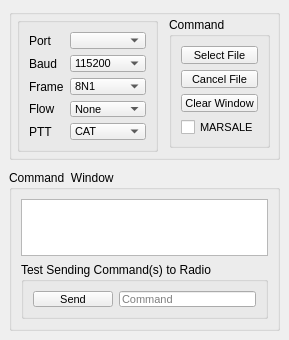
    <widget class="QWidget" name="tabRadio">
     <attribute name="title">
      <string>Radio Ctrl</string>
     </attribute>
     <widget class="QGroupBox" name="groupBoxRadioSettings">
      <property name="geometry">
       <rect>
        <x>9</x>
        <y>9</y>
        <width>271</width>
        <height>151</height>
       </rect>
      </property>
      <property name="title">
       <string/>
      </property>
      <widget class="QGroupBox" name="groupBoxCOMPort">
       <property name="geometry">
        <rect>
         <x>8</x>
         <y>8</y>
         <width>141</width>
         <height>135</height>
        </rect>
       </property>
       <property name="title">
        <string/>
       </property>
       <layout class="QFormLayout" name="formLayout">
        <item row="0" column="0">
         <widget class="QLabel" name="labelComPort">
          <property name="text">
           <string>Port</string>
          </property>
         </widget>
        </item>
        <item row="0" column="1">
         <widget class="QComboBox" name="comboBoxRadioControlPort">
          <property name="font">
           <font>
            <family>Arial</family>
            <pointsize>8</pointsize>
           </font>
          </property>
          <item>
           <property name="text">
            <string/>
           </property>
          </item>
         </widget>
        </item>
        <item row="1" column="0">
         <widget class="QLabel" name="labelCatPortBaudRate">
          <property name="text">
           <string>Baud </string>
          </property>
         </widget>
        </item>
        <item row="1" column="1">
         <widget class="QComboBox" name="comboBoxRadioControlPortBaudRate">
          <property name="font">
           <font>
            <family>Arial</family>
            <pointsize>8</pointsize>
           </font>
          </property>
          <item>
           <property name="text">
            <string>115200</string>
           </property>
          </item>
          <item>
           <property name="text">
            <string>57600</string>
           </property>
          </item>
          <item>
           <property name="text">
            <string>38400</string>
           </property>
          </item>
          <item>
           <property name="text">
            <string>19200</string>
           </property>
          </item>
          <item>
           <property name="text">
            <string>9600</string>
           </property>
          </item>
         </widget>
        </item>
        <item row="2" column="0">
         <widget class="QLabel" name="label_3">
          <property name="text">
           <string>Frame</string>
          </property>
         </widget>
        </item>
        <item row="2" column="1">
         <widget class="QComboBox" name="comboBoxRadioControlPortFraming">
          <property name="font">
           <font>
            <family>Arial</family>
            <pointsize>8</pointsize>
           </font>
          </property>
          <item>
           <property name="text">
            <string>8N1</string>
           </property>
          </item>
          <item>
           <property name="text">
            <string>8N2</string>
           </property>
          </item>
          <item>
           <property name="text">
            <string>8O1</string>
           </property>
          </item>
          <item>
           <property name="text">
            <string>8O2</string>
           </property>
          </item>
          <item>
           <property name="text">
            <string>7E1</string>
           </property>
          </item>
          <item>
           <property name="text">
            <string>7E2</string>
           </property>
          </item>
          <item>
           <property name="text">
            <string>7O1</string>
           </property>
          </item>
          <item>
           <property name="text">
            <string>7O2</string>
           </property>
          </item>
          <item>
           <property name="text">
            <string>New Item</string>
           </property>
          </item>
         </widget>
        </item>
        <item row="4" column="0">
         <widget class="QLabel" name="labelFlowControl">
          <property name="text">
           <string>Flow</string>
          </property>
         </widget>
        </item>
        <item row="4" column="1">
         <widget class="QComboBox" name="comboBoxRadioControlPortFlowControl">
          <property name="font">
           <font>
            <family>Arial</family>
            <pointsize>8</pointsize>
           </font>
          </property>
          <item>
           <property name="text">
            <string>None</string>
           </property>
          </item>
          <item>
           <property name="text">
            <string>RTS/CTS</string>
           </property>
          </item>
          <item>
           <property name="text">
            <string>XON/XOFF</string>
           </property>
          </item>
         </widget>
        </item>
        <item row="6" column="0">
         <widget class="QLabel" name="labelPtt">
          <property name="text">
           <string>PTT</string>
          </property>
         </widget>
        </item>
        <item row="6" column="1">
         <widget class="QComboBox" name="comboBoxRadioControlPortPtt">
          <property name="font">
           <font>
            <family>Arial</family>
            <pointsize>8</pointsize>
           </font>
          </property>
          <item>
           <property name="text">
            <string>CAT</string>
           </property>
          </item>
          <item>
           <property name="text">
            <string>RTS</string>
           </property>
          </item>
          <item>
           <property name="text">
            <string>DTR</string>
           </property>
          </item>
          <item>
           <property name="text">
            <string>EXT</string>
           </property>
          </item>
         </widget>
        </item>
       </layout>
      </widget>
      <widget class="QGroupBox" name="groupBoxCommands">
       <property name="geometry">
        <rect>
         <x>160</x>
         <y>8</y>
         <width>101</width>
         <height>131</height>
        </rect>
       </property>
       <property name="title">
        <string>Command</string>
       </property>
       <layout class="QVBoxLayout" name="verticalLayout_11">
        <item>
         <widget class="QPushButton" name="pushButtonSelectRadioCommandFile">
          <property name="font">
           <font>
            <family>Arial</family>
            <pointsize>8</pointsize>
           </font>
          </property>
          <property name="text">
           <string>Select File</string>
          </property>
         </widget>
        </item>
        <item>
         <widget class="QPushButton" name="pushButtonCancelCommandFile">
          <property name="font">
           <font>
            <family>Arial</family>
            <pointsize>8</pointsize>
           </font>
          </property>
          <property name="toolTip">
           <string>If you do not use CAT commands, do not select a radio command file.
If you selected one to view it and decide not to use it, click this Cancel
Command File button to clear/deselect it.</string>
          </property>
          <property name="text">
           <string>Cancel File</string>
          </property>
         </widget>
        </item>
        <item>
         <widget class="QPushButton" name="pushButtonClearCommandWindow">
          <property name="font">
           <font>
            <family>Arial</family>
            <pointsize>8</pointsize>
           </font>
          </property>
          <property name="text">
           <string>Clear Window</string>
          </property>
         </widget>
        </item>
        <item>
         <widget class="QCheckBox" name="checkBoxMarsAle">
          <property name="font">
           <font>
            <family>Arial</family>
            <pointsize>8</pointsize>
           </font>
          </property>
          <property name="toolTip">
           <string>&lt;html&gt;&lt;head/&gt;&lt;body&gt;&lt;p&gt;When you use AF-DM and CAT PTT with MARSALE running,&lt;/p&gt;&lt;p&gt;check this box to prevent AF-DM from changing the settings&lt;/p&gt;&lt;p&gt;MARSALE applied to the radio. &lt;/p&gt;&lt;p&gt;&lt;br/&gt;&lt;/p&gt;&lt;p&gt;If checked, only the PTTOn and PTTOff commands will be used&lt;/p&gt;&lt;p&gt;from the AF-DM command file..&lt;/p&gt;&lt;p&gt;Transmit and receive settings will not be changed, not interfering&lt;/p&gt;&lt;p&gt;with those set by MARSALE.&lt;/p&gt;&lt;p&gt;&lt;br/&gt;&lt;/p&gt;&lt;p&gt;Uncheck this box when operating without MARSALE, to let AF-DM&lt;/p&gt;&lt;p&gt;set up the radio.&lt;/p&gt;&lt;/body&gt;&lt;/html&gt;</string>
          </property>
          <property name="text">
           <string>MARSALE</string>
          </property>
         </widget>
        </item>
       </layout>
      </widget>
     </widget>
     <widget class="QGroupBox" name="groupBoxRadioCommands">
      <property name="geometry">
       <rect>
        <x>9</x>
        <y>170</y>
        <width>271</width>
        <height>161</height>
       </rect>
      </property>
      <property name="title">
       <string>Command  Window</string>
      </property>
      <layout class="QVBoxLayout" name="verticalLayout_12">
       <item>
        <widget class="QPlainTextEdit" name="plainTextEditRadioCommands">
         <property name="font">
          <font>
           <family>Arial</family>
           <pointsize>8</pointsize>
          </font>
         </property>
         <property name="toolTip">
          <string>If you choose a radio command file, its path and filename 
and the command set will be shown here, so you can confirm
they are correct.

If you manually send commands, they will appear in this 
command window.</string>
         </property>
        </widget>
       </item>
       <item>
        <widget class="QGroupBox" name="groupBox_4">
         <property name="title">
          <string>Test Sending Command(s) to Radio</string>
         </property>
         <layout class="QHBoxLayout" name="horizontalLayout_9">
          <item>
           <widget class="QPushButton" name="pushButtonSendTestCommand">
            <property name="font">
             <font>
              <family>Arial</family>
              <pointsize>8</pointsize>
             </font>
            </property>
            <property name="text">
             <string>Send</string>
            </property>
           </widget>
          </item>
          <item>
           <widget class="QLineEdit" name="lineEditTestCommand">
            <property name="font">
             <font>
              <family>Arial</family>
              <pointsize>8</pointsize>
             </font>
            </property>
            <property name="toolTip">
             <string>For manually sending commands to the radio, 
do not type the RADIO TXS, RXS or PTT keywords from the command file.  

For radios using ASCII commands, just type the radio command(s), e.g.,  TX1; 

For ICOM radios, enter HEX  as the first word followed by the 
command bytes, separated by blanks, e.g,, HEX FE FE 94 E0 1C 00 01 FD

Then hit Enter or Click Send to send the command to the radio..
</string>
            </property>
            <property name="text">
             <string/>
            </property>
            <property name="placeholderText">
             <string>Command</string>
            </property>
           </widget>
          </item>
         </layout>
        </widget>
       </item>
      </layout>
     </widget>
    </widget>
